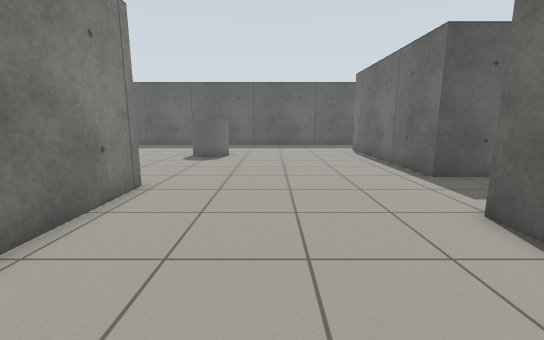
[1] (above)

16 first-person views from a walk through a robot-simulator world made for Gazebo. The camera is 0.94 m above the floor, tilts 10° down and sees 90° across. The floor is counted in squares, 0.5 m on a side. Each view is taken from the middle of a square. On the plan, view 1 faces up. The plan holds only what a view shows up to about 15 squares ahead; the rest is blank.

[2]
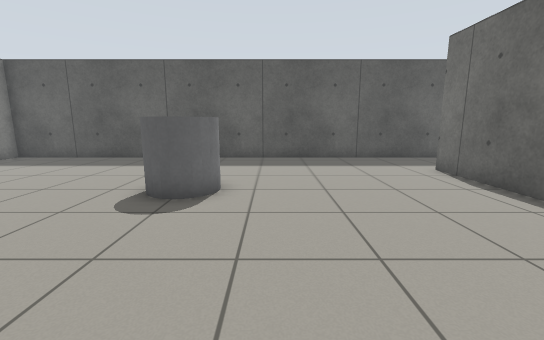

[3]
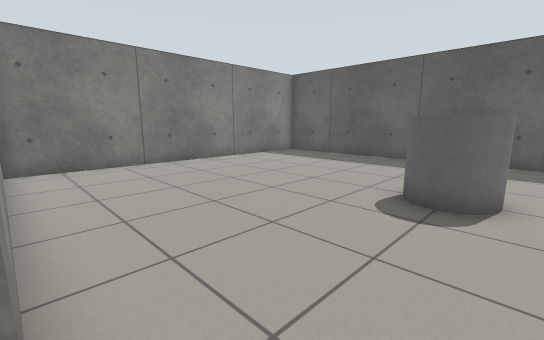

[4]
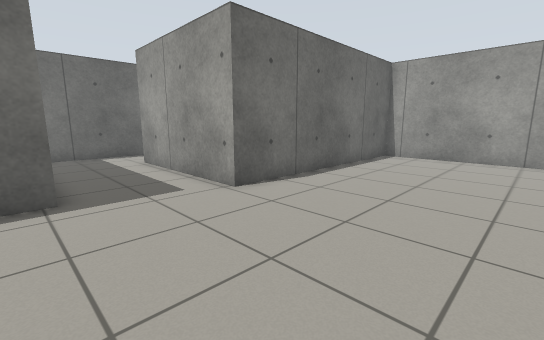

[5]
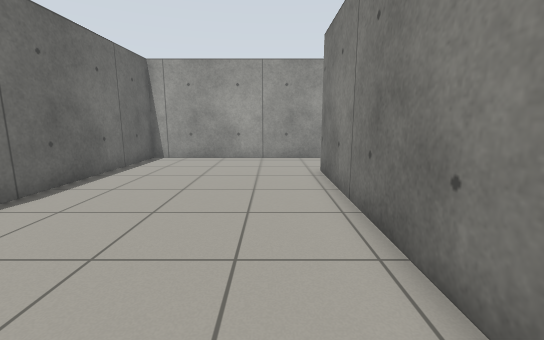

[6]
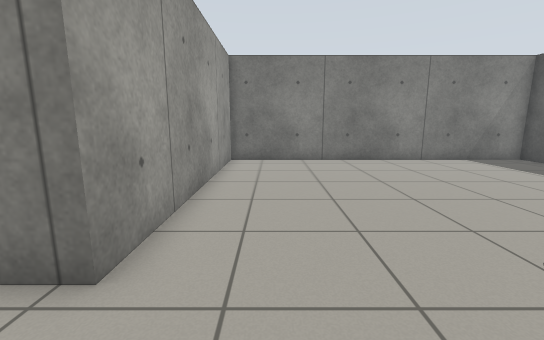

[7]
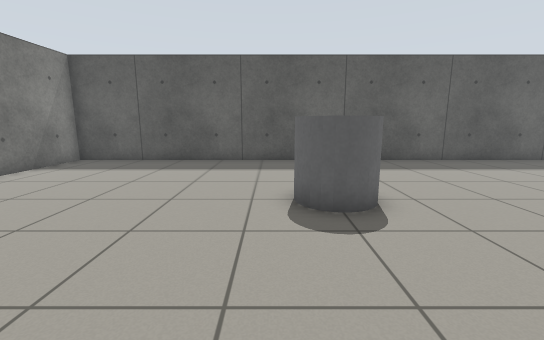

[8]
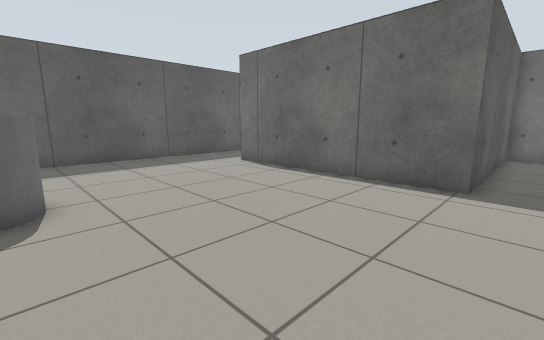

[9]
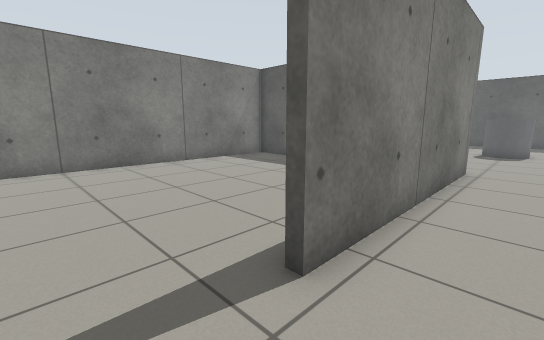

[10]
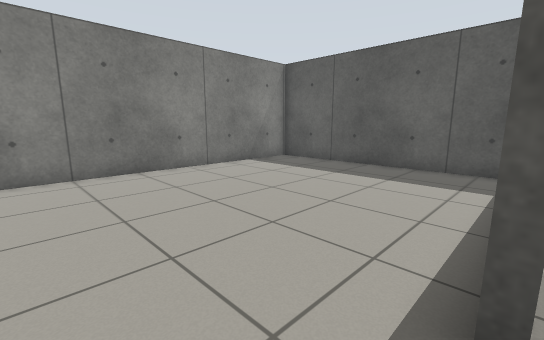

[11]
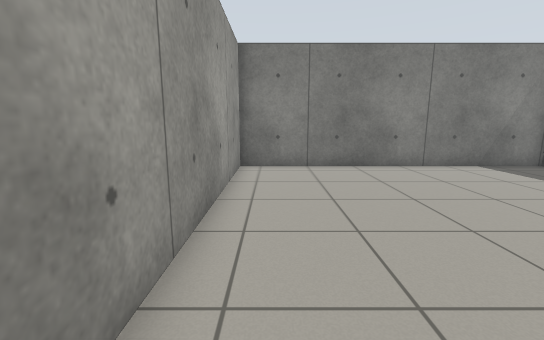

[12]
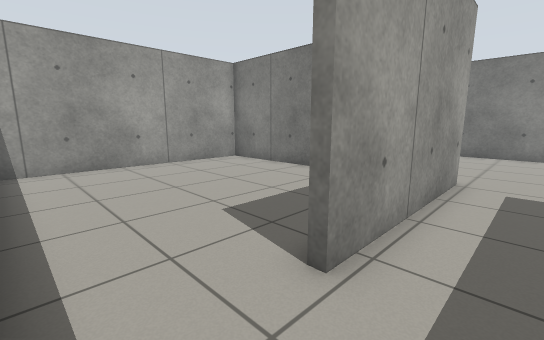

[13]
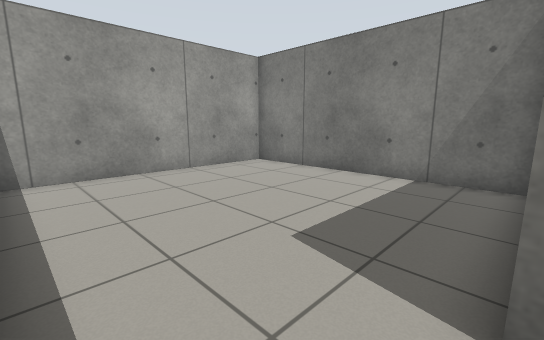

[14]
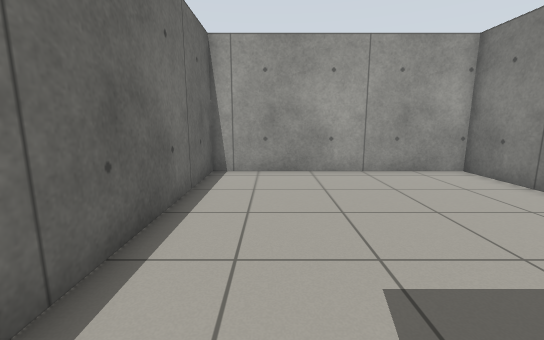

[15]
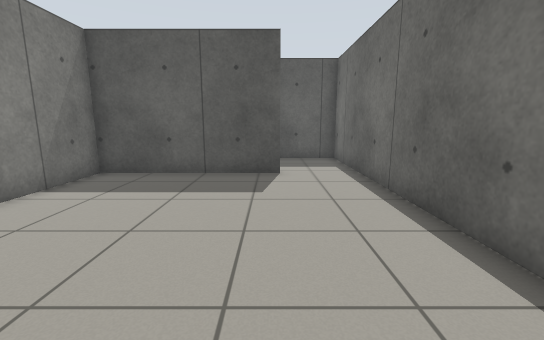

[16]
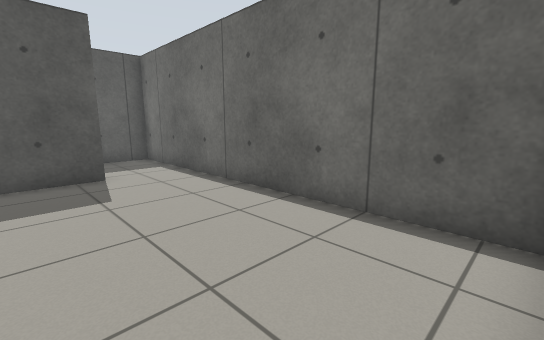

### Floor plan
Points are (right, up) in squares from view 1. A wall is a line through its corners. A room is listed if a view was taken in it or the views show most of it. See-through windows are left out.
Room 1 (views 1, 2, 3, 4, 5, 6, 7, 8, 9, 11, 12, 13, 14)
walls: (6.6, 22.5) (-14.6, 22.5) (-14.6, 7.9) (-3.9, 7.9) (-3.9, -1.6); (-3.4, -5.4) (4.3, -5.4) (4.3, 5.3) (11.3, 5.3) (11.3, 5); (14.3, 4.5) (14.3, 9.2) (5.6, 9.2) (5.6, 18.8)
ways out: opening at (-4, -3.5) to room 2; opening at (13, 5) to room 3; opening at (6, 20.5)
objects: grey cylinder (-4, 15) to (-3, 16)
Room 2 (view 10)
walls: (-4.9, 7.6) (-14.6, 7.6) (-14.6, -5.4) (-3.4, -5.4)
ways out: opening at (-4, -3.5) to room 1
Room 3 (views 15, 16)
walls: (11.3, 5) (4.6, 5) (4.6, -5.4) (14.3, -5.4) (14.3, 4.5)
ways out: opening at (13, 5) to room 1

Where each view was taken, in squares from view 1:
view 1: 0 up, 0 right, facing up
view 2: 8 up, 1 left, facing up
view 3: 8 up, 2 left, facing up-left
view 4: 10 up, 2 left, facing down-right
view 5: 9 up, 2 left, facing down
view 6: 10 up, 1 left, facing left
view 7: 9 up, 5 left, facing up
view 8: 8 up, 3 left, facing up-right
view 9: 4 down, 2 left, facing up-left
view 10: 4 down, 4 left, facing up-left
view 11: 4 down, 3 left, facing left
view 12: 7 up, 14 right, facing down-left
view 13: 5 up, 14 right, facing down-left
view 14: 5 up, 12 right, facing down
view 15: 5 down, 11 right, facing up
view 16: 5 down, 9 right, facing up-right
